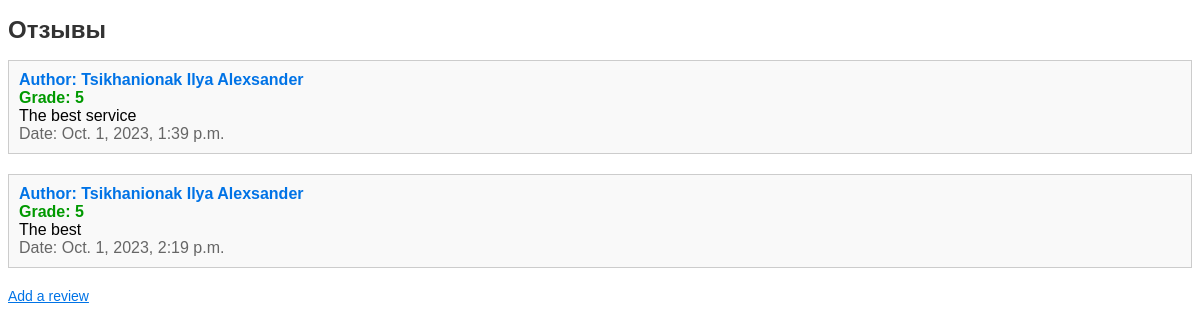
The app's page /review/ (signed in) with its own data.
### review/models.py (models this page shows, shortened)
class Review(models.Model):
    author = models.ForeignKey(Client, on_delete=models.CASCADE)
    rating = models.PositiveIntegerField(default=5, validators=[MinValueValidator(1), MaxValueValidator(5)])
    text = models.TextField()
    date = models.DateTimeField(auto_now_add=True)

### EstateAgency/models.py (models this page shows)
class Client(AbstractUser):
    first_name = models.CharField(max_length=100)
    last_name = models.CharField(max_length=100)
    patronymic = models.CharField(max_length=100)
    birth_date = models.DateField()
    phone_number = models.CharField(max_length=20)
    def __str__(self):
        return f"{self.last_name} {self.first_name} {self.patronymic}"

### review/views.py (the view)
# urls.py: path('', views.review_list, name='home'),
def review_list(request):
    reviews = Review.objects.all()
    context = {'reviews': reviews}
    return render(request, 'review.html', context)

### review/templates/review.html (shortened to what this page needs)
<!DOCTYPE html>
<html>
<head>
    <link rel="stylesheet" type="text/css" href="/static/css/review.css">
</head>
<body>
    <h1>Отзывы</h1>
    <ul>
        {% for review in reviews %}
        <li itemscope itemtype="http://schema.org/Review">
            <p itemprop="author">Author: {{ review.author }}</p>
            <p itemprop="reviewRating" itemscope itemtype="http://schema.org/Rating">
                Grade: <span itemprop="ratingValue">{{ review.rating }}</span>
            </p>
            <p itemprop="reviewBody">{{ review.text }}</p>
            <p itemprop="datePublished">Date: {{ review.date }}</p>
        </li>
        {% endfor %}
    </ul>
    {% if user.is_authenticated %}
    <label onclick="window.location.href='{%url 'profile_user:profile' %}';">Add a review</label>
    {% else %}
    <label onclick="window.location.href='{%url 'auth_user:register' %}';">Add a review</label>
    {% endif %}
</body>
</html>

### static/css/review.css (style rules this page uses)
h1 { font-family: Arial, sans-serif; font-size: 24px; color: #333; }
ul { list-style: none; padding: 0; }
li { font-family: Arial, sans-serif; font-size: 16px; margin-bottom: 20px; border: 1px solid #ccc; padding: 10px; background-color: #f9f9f9; }
p[itemprop="author"] { font-weight: bold; color: #0073e6; margin: 0; }
p[itemprop="reviewRating"] { font-weight: bold; color: #009900; margin: 0; }
p[itemprop="reviewBody"] { margin: 0; }
p[itemprop="datePublished"] { color: #666; margin: 0; }
label { font-family: Arial, sans-serif; font-size: 14px; color: #0073e6; text-decoration: underline; cursor: pointer; display: block; margin-top: 20px; }

### records on screen
Review: author "Tsikhanionak Ilya Alexsander", rating "5", text "The best service", date "Oct. 1, 2023, 1:39 p.m."
Review: author "Tsikhanionak Ilya Alexsander", rating "5", text "The best", date "Oct. 1, 2023, 2:19 p.m."
